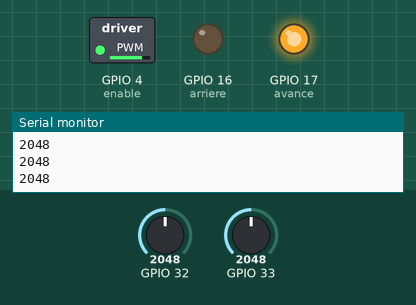
Recording of a sketch running on a simulated ESP32. Parts: switched loads named in the sketch (green lamp = pin HIGH), output pins drawn as LEDs (lit = HIGH), the last lines printed to the serial monitor. The inputs (shaded band) are chosen by the test bench; at power-on: GPIO 32 = 2048, GPIO 33 = 2048.

Above: at 3.9 s.
4.0 s: GPIO 32 set to 3950
7.5 s: GPIO 32 set to 4032
At 8.7 s:
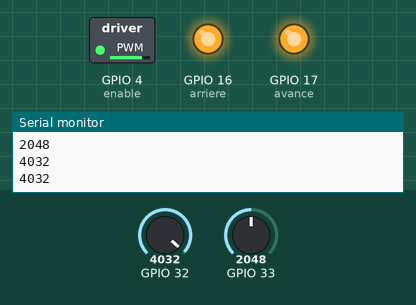
9.5 s: GPIO 32 set to 105
11.0 s: GPIO 32 set to 91
At 12.2 s:
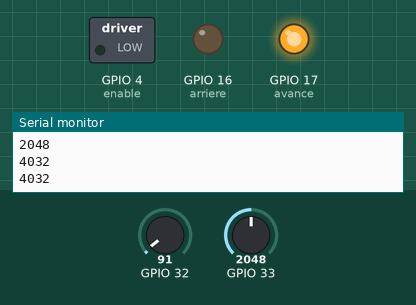
12.5 s: GPIO 32 set to 4040
At 16.1 s:
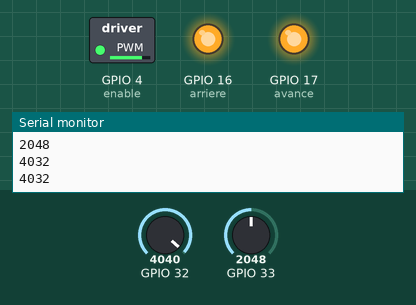
16.2 s: GPIO 32 set to 60
At 24.1 s:
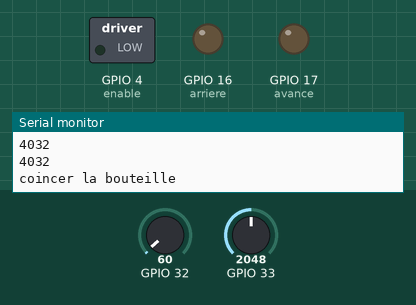
Timing chart, 0 to 24.7 s (numbered marks = the images above; inputs shaded):
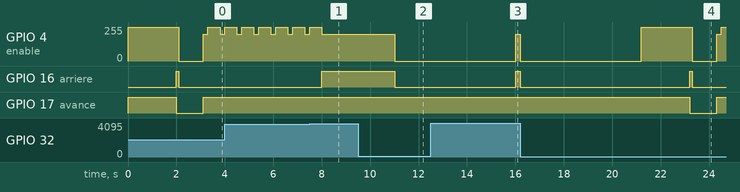

The sketch:

potentiometre-complet.ino
```cpp
//1er prog avec entrée sortie sur circuit imprimé poubelle
#include <Arduino.h>
#include "BasicStepperDriver.h"
const int capteur_inductif = 13;
const int avance = 17;
const int arriere = 16;
const int enable = 4;   //sortie PWM avec LedC pour faire varier la vitesse
const int valeur_verre = 1410;
const int valeur_plastique = 1393;
int courant = 0;
int position1 = 0;
int position2 = 0;
int sortie_boucle = 0 ;
int bac_plastique = 0;
int bac_verre = 0;
int bac_metal = 0 ;
//potentiomètre palpeur sur A4
//courant palpeur sur A5

#define MOTOR_STEPS 200
#define RPM 120

#define MICROSTEPS 1 // 1 = Full step, 2 = half step

#define DIR 15
#define STEP 2
#define ENABLE 0

BasicStepperDriver stepper(MOTOR_STEPS, DIR, STEP);

//Uncomment line to use enable/disable functionality
//BasicStepperDriver stepper(MOTOR_STEPS, DIR, STEP, ENABLE);

// use first channel of 16 channels (started from zero)
#define LEDC_CHANNEL_0     0

#define LEDC_TIMER_13_BIT  13

// use 5000 Hz as a LEDC base frequency
#define LEDC_BASE_FREQ     10000    //Dans l'exemple la fréquence de 5000 produisait un bruit important dans le moteur


void setup() {
  // initialize serial communication at 9600 bits per second:
  stepper.begin(RPM, MICROSTEPS);
  Serial.begin(9600);
  pinMode(capteur_inductif, INPUT);
  pinMode(avance, OUTPUT);
  pinMode(arriere, OUTPUT);
  digitalWrite(avance, LOW);
  digitalWrite(arriere, LOW);
  ledcSetup(LEDC_CHANNEL_0, LEDC_BASE_FREQ, LEDC_TIMER_13_BIT);
  ledcAttachPin(enable, LEDC_CHANNEL_0);

}

void loop() {
  // read the input on analog pin 0:
  // print out the value you read:
  //Serial.println(sensorValue);
  sortie_boucle = 0 ;
  courant = 0;
  position1 = 0;
  position2 = 0;
  int sortie_premiere = 0;
  while ((analogRead(A4) < 4000 ) && (sortie_premiere == 0)) {
    digitalWrite(avance, HIGH);
    ledcWrite( LEDC_CHANNEL_0, 8191);
    Serial.println("coincer la bouteille");
    delay(2000);
    digitalWrite(avance, LOW);
    ledcWrite( LEDC_CHANNEL_0, 0);   //rapport cyclique de 0 à 8191
    digitalWrite(arriere, HIGH);
    ledcWrite( LEDC_CHANNEL_0, 8191);   //rapport cyclique de 0 à 8191 (6000 est le minimum pour déplacer le curseur)
    delay(100);
    digitalWrite(arriere, LOW);
    ledcWrite( LEDC_CHANNEL_0, 0);   //rapport cyclique de 0 à 8191
    delay(1000);
    sortie_premiere++;
  }
  while (( analogRead(A4) < 4000 ) && (sortie_boucle == 0))  //*************sortie Palpeur
  { digitalWrite(avance, HIGH);
    ledcWrite( LEDC_CHANNEL_0, 6500);   //rapport cyclique de 0 à 8191 (6000 est le minimum pour déplacer le curseur)
    courant = analogRead(A5);
    Serial.println(courant);
    delay(200);
    if ( courant > 590 ) {
      position1 = analogRead(A4);
      Serial.println(position1);
      ledcWrite(LEDC_CHANNEL_0, 8191);
      delay(500);
      position2 = analogRead(A4);
      Serial.println(position2);
      if ((position2 - position1 > 0 ) && (capteur_inductif == 0))  {
        bac_plastique++;
        Serial.println("direction bac plastique");  //direction bac plastique
        sortie_boucle++;
      } else if ((position2 - position1 == 0 ) && (capteur_inductif == 0)) {
        bac_verre++;
        Serial.println("direction bac verre"); //direction bac verre
        sortie_boucle++;
      } else if ( capteur_inductif == 1) {
        bac_metal++;
        Serial.println("direction bac metal");
      }
    }
  }
  while ( analogRead(A4) > 100 )  //*************Rentrée Palpeur
  { digitalWrite(arriere, HIGH);
    ledcWrite( LEDC_CHANNEL_0, 6500);   //rapport cyclique de 0 à 8191 (6000 est le minimum pour déplacer le curseur)
    delay(100);
  }
  digitalWrite(arriere, LOW);
  ledcWrite( LEDC_CHANNEL_0, 0);   //rapport cyclique de 0 à 8191
  delay(5000);

  if (bac_metal == 1)
  {
    /*
      stepper.rotate(360);
      stepper.move(-MOTOR_STEPS*MICROSTEPS);
      delay(5000);
    */
  }
  if (bac_plastique == 1) {
    /*
      stepper.rotate(360);
      stepper.move(-MOTOR_STEPS*MICROSTEPS);
      delay(5000);
    */
  }
  if (bac_verre == 1) {
    /*
      stepper.rotate(360);
      delay(5000);
    */
  }
  /* while( capteur de fin de course == 0 ){
        stepper.move(-MOTOR_STEPS*MICROSTEPS);
       }
  */

}
```

Measured:
- the behaviour switches between 3999 and 4000 on GPIO 32 (found by bisection; images 0 and 1)
- the behaviour switches between 101 and 100 on GPIO 32 (found by bisection; images 1 and 2)
- after the input at 7.5 s, GPIO 4 (enable): goes on until 8.0 s, then stays 202/255; GPIO 16 (arriere): LOW → HIGH after 0.50 s
- after the input at 9.5 s, every drawn part: stays the same
- after the input at 11.0 s, GPIO 4 (enable): 202/255 → 0/255 at once; GPIO 16 (arriere): HIGH → LOW at once
- after the input at 12.5 s, GPIO 4 (enable): 0/255 → 202/255 after 3.5 s; GPIO 16 (arriere): LOW → HIGH after 3.5 s
- after the input at 16.2 s, GPIO 4 (enable): 202/255 → 0/255 at once, → 255/255 5.0 s later, → 0/255 2.1 s later, → 202/255 1.0 s later, … (5 changes in this stretch); GPIO 16 (arriere): HIGH → LOW at once, → HIGH 7.0 s later, → LOW 0.10 s later; GPIO 17 (avance): HIGH → LOW after 7.0 s, → HIGH 1.1 s later
